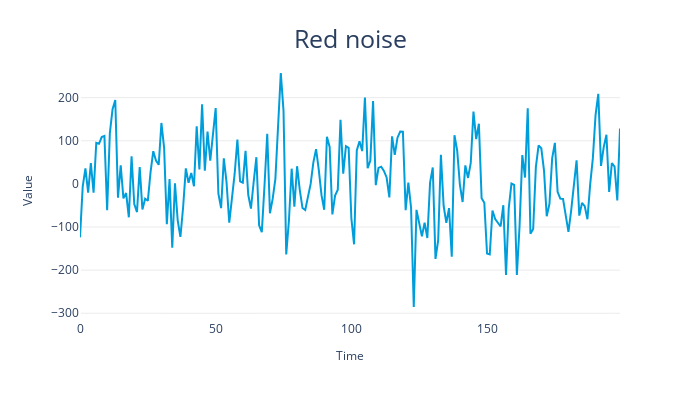

Source (notebook cell):
### Markdown cell above
Red noise has zero mean and constant variance, but is serially correlated in time. This serial correlation/redness is parameterised by a correlation coefficient r.

### Code cell
# Setting the correlation coefficient
r = 0.4
white_noise = np.random.randn(200) * 100

# Create red noise by introduction correlation between subsequent values in the white noise
values = np.zeros(200)
for index, value in enumerate(white_noise):
    if index == 0:
        values[index] = value
    else:
        values[index] = r*values[index-1] + np.sqrt((1-np.power(r, 2))) * value

plot_time_series(time, values, "Red noise")

### Figure 1 — Plotly figure (JSON) as saved in the notebook; plotly's stock layout.template omitted (floating-point values rounded to 4 significant figures; data arrays with more than 128 entries replaced by an {"elided": "..."} marker saying what was removed)
{"data": [{"hovertemplate": "Time=%{x}<br>Value=%{y}<extra></extra>", "legendgroup": "", "line": {"color": "#009ddb", "dash": "solid"}, "marker": {"symbol": "circle"}, "mode": "lines", "name": "", "orientation": "v", "showlegend": false, "type": "scatter", "x": {"elided": "200 int values"}, "xaxis": "x", "y": {"elided": "200 float values"}, "yaxis": "y"}], "layout": {"autosize": false, "height": 400, "legend": {"tracegroupgap": 0}, "margin": {"t": 60}, "plot_bgcolor": "white", "title": {"font": {"size": 25}, "text": "Red noise", "x": 0.5, "xanchor": "center", "yanchor": "top"}, "width": 700, "xaxis": {"anchor": "y", "domain": [0, 1], "title": {"font": {"size": 12}, "text": "Time"}}, "yaxis": {"anchor": "x", "domain": [0, 1], "gridcolor": "#d6d6d6", "gridwidth": 0.5, "showgrid": true, "title": {"font": {"size": 12}, "text": "Value"}}}}
